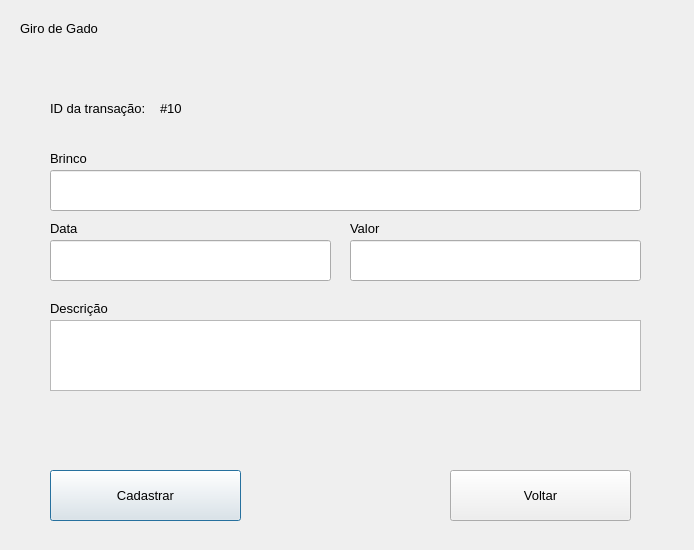
<?xml version="1.0" encoding="UTF-8"?>
<ui version="4.0">
 <class>FinancialRecordScreen</class>
 <widget class="QDialog" name="FinancialRecordScreen">
  <property name="geometry">
   <rect>
    <x>0</x>
    <y>0</y>
    <width>694</width>
    <height>550</height>
   </rect>
  </property>
  <property name="windowTitle">
   <string>Tela de Cadastro Financeiro</string>
  </property>
  <widget class="QPushButton" name="registerButton">
   <property name="geometry">
    <rect>
     <x>50</x>
     <y>470</y>
     <width>191</width>
     <height>51</height>
    </rect>
   </property>
   <property name="font">
    <font>
     <pointsize>10</pointsize>
    </font>
   </property>
   <property name="text">
    <string>Cadastrar</string>
   </property>
  </widget>
  <widget class="QLineEdit" name="lineEdit_2">
   <property name="geometry">
    <rect>
     <x>50</x>
     <y>170</y>
     <width>591</width>
     <height>41</height>
    </rect>
   </property>
   <property name="font">
    <font>
     <pointsize>10</pointsize>
    </font>
   </property>
  </widget>
  <widget class="QLineEdit" name="lineEdit_4">
   <property name="geometry">
    <rect>
     <x>350</x>
     <y>240</y>
     <width>291</width>
     <height>41</height>
    </rect>
   </property>
   <property name="font">
    <font>
     <pointsize>10</pointsize>
    </font>
   </property>
  </widget>
  <widget class="QLabel" name="label_3">
   <property name="geometry">
    <rect>
     <x>50</x>
     <y>220</y>
     <width>111</width>
     <height>16</height>
    </rect>
   </property>
   <property name="font">
    <font>
     <pointsize>10</pointsize>
    </font>
   </property>
   <property name="text">
    <string>Data</string>
   </property>
  </widget>
  <widget class="QPushButton" name="backButton">
   <property name="geometry">
    <rect>
     <x>450</x>
     <y>470</y>
     <width>181</width>
     <height>51</height>
    </rect>
   </property>
   <property name="font">
    <font>
     <pointsize>10</pointsize>
    </font>
   </property>
   <property name="text">
    <string>Voltar</string>
   </property>
  </widget>
  <widget class="QLineEdit" name="lineEdit_3">
   <property name="geometry">
    <rect>
     <x>50</x>
     <y>240</y>
     <width>281</width>
     <height>41</height>
    </rect>
   </property>
   <property name="font">
    <font>
     <pointsize>10</pointsize>
    </font>
   </property>
  </widget>
  <widget class="QLabel" name="label_4">
   <property name="geometry">
    <rect>
     <x>350</x>
     <y>220</y>
     <width>121</width>
     <height>16</height>
    </rect>
   </property>
   <property name="font">
    <font>
     <pointsize>10</pointsize>
    </font>
   </property>
   <property name="text">
    <string>Valor</string>
   </property>
  </widget>
  <widget class="QLabel" name="label_7">
   <property name="geometry">
    <rect>
     <x>20</x>
     <y>20</y>
     <width>81</width>
     <height>16</height>
    </rect>
   </property>
   <property name="font">
    <font>
     <pointsize>10</pointsize>
    </font>
   </property>
   <property name="text">
    <string>Giro de Gado</string>
   </property>
  </widget>
  <widget class="QLabel" name="label">
   <property name="geometry">
    <rect>
     <x>50</x>
     <y>100</y>
     <width>141</width>
     <height>16</height>
    </rect>
   </property>
   <property name="font">
    <font>
     <pointsize>10</pointsize>
    </font>
   </property>
   <property name="text">
    <string>ID da transação: </string>
   </property>
  </widget>
  <widget class="QLabel" name="label_2">
   <property name="geometry">
    <rect>
     <x>50</x>
     <y>150</y>
     <width>61</width>
     <height>16</height>
    </rect>
   </property>
   <property name="font">
    <font>
     <pointsize>10</pointsize>
    </font>
   </property>
   <property name="text">
    <string>Brinco</string>
   </property>
  </widget>
  <widget class="QTextEdit" name="textEdit">
   <property name="geometry">
    <rect>
     <x>50</x>
     <y>320</y>
     <width>591</width>
     <height>71</height>
    </rect>
   </property>
  </widget>
  <widget class="QLabel" name="label_5">
   <property name="geometry">
    <rect>
     <x>50</x>
     <y>300</y>
     <width>111</width>
     <height>16</height>
    </rect>
   </property>
   <property name="font">
    <font>
     <pointsize>10</pointsize>
    </font>
   </property>
   <property name="text">
    <string>Descrição</string>
   </property>
  </widget>
  <widget class="QLabel" name="label_6">
   <property name="geometry">
    <rect>
     <x>160</x>
     <y>100</y>
     <width>71</width>
     <height>16</height>
    </rect>
   </property>
   <property name="font">
    <font>
     <pointsize>10</pointsize>
    </font>
   </property>
   <property name="text">
    <string>#10</string>
   </property>
  </widget>
 </widget>
 <resources/>
 <connections/>
</ui>
